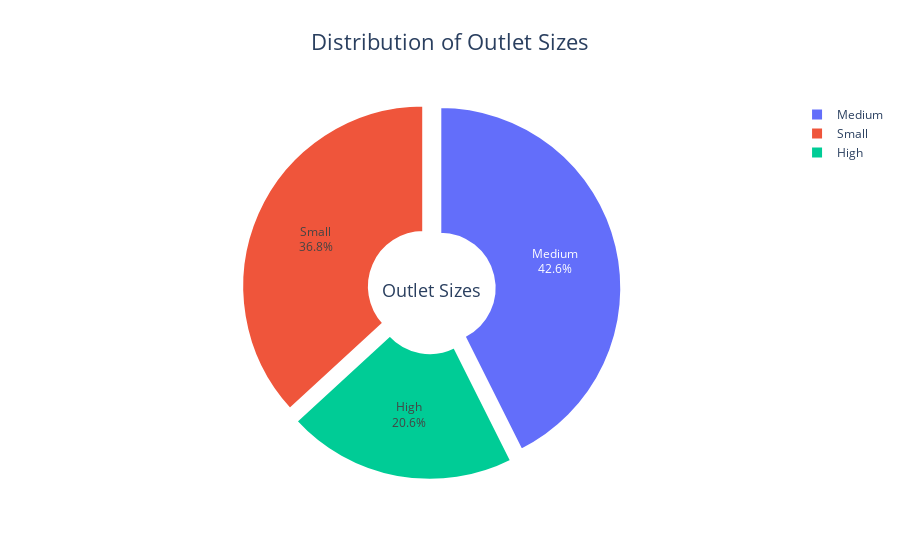

This figure's notebook cell:
### Code cell
import plotly.express as px

# Custom color palette for the pie chart
colors = ['#636EFA', '#EF553B', '#00CC96', '#AB63FA', '#FFA15A']

# Create a more attractive pie chart for outlet size distribution
fig = px.pie(values=outlet_size_distribution, 
            names=outlet_size_distribution.index, 
            title='Distribution of Outlet Sizes',
            hole=0.3, 
            color_discrete_sequence=colors)

# Update the layout for aesthetics
fig.update_traces(
    textinfo='percent+label', 
    hoverinfo='label+percent+value',  # Show label, percentage, and value on hover
    pull=[0.05]*len(outlet_size_distribution),  # Pull slices out slightly for emphasis
    marker=dict(line=dict(color='white', width=2))  # Add white borders around slices
)

# Customizing the overall layout
fig.update_layout(
    title_font_size=22,  # Larger title font
    title_x=0.5,  # Center the title
    annotations=[dict(text='Outlet Sizes', x=0.5, y=0.5, font_size=18, showarrow=False)],  # Add text in the donut hole
    showlegend=True,  # Show legend
    legend=dict(
        font_size=12,  # Increase legend font size
        bgcolor='rgba(0,0,0,0)',  # Transparent legend background
    ),
    template='plotly_white'  # Use a  theme for a vibrant look
)

fig.show()

### Figure 1 — Plotly figure (JSON) as saved in the notebook; plotly's stock layout.template omitted (floating-point values rounded to 4 significant figures)
{"data": [{"domain": {"x": [0, 1], "y": [0, 1]}, "hole": 0.3, "hoverinfo": "label+percent+value", "hovertemplate": "label=%{label}<br>value=%{value}<extra></extra>", "labels": ["Medium", "Small", "High"], "legendgroup": "", "marker": {"line": {"color": "white", "width": 2}}, "name": "", "pull": [0.05, 0.05, 0.05], "showlegend": true, "textinfo": "percent+label", "type": "pie", "values": [3631, 3139, 1753]}], "layout": {"annotations": [{"font": {"size": 18}, "showarrow": false, "text": "Outlet Sizes", "x": 0.5, "y": 0.5}], "legend": {"bgcolor": "rgba(0,0,0,0)", "font": {"size": 12}, "tracegroupgap": 0}, "piecolorway": ["#636EFA", "#EF553B", "#00CC96", "#AB63FA", "#FFA15A"], "showlegend": true, "title": {"font": {"size": 22}, "text": "Distribution of Outlet Sizes", "x": 0.5}}}
